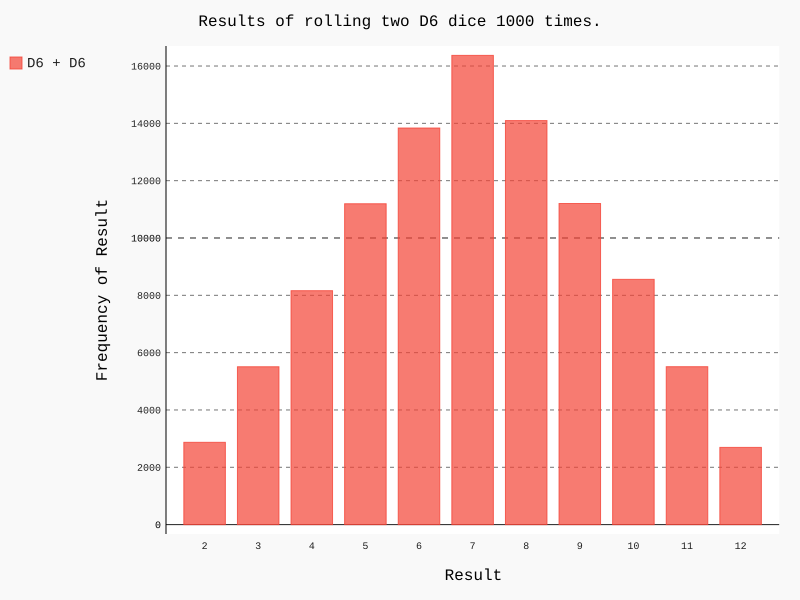

Generate this figure with Python:
from Ch15.die import Die
import pygal

die1 = Die()
die2 = Die()

results = []
for roll_num in range(100000):
    result = die1.roll() + die2.roll()
    results.append(result)

frequencies = []
max_result = die1.num_sides + die2.num_sides
for value in range(2, max_result + 1):
    frequency = results.count(value)
    frequencies.append(frequency)
print(frequencies)

hist = pygal.Bar()
hist.title = "Results of rolling two D6 dice 1000 times."
hist.x_labels = ['2', '3', '4', '5', '6', '7', '8', '9', '10', '11', '12']
hist.x_title = "Result"
hist.y_title = "Frequency of Result"

hist.add('D6 + D6', frequencies)
hist.render_to_file('dice_visual.svg')
